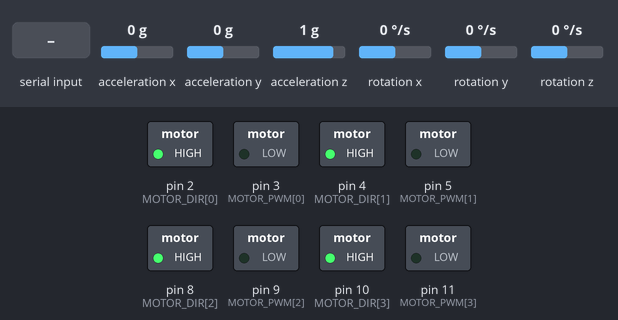
Bench run of a sketch on a simulated Arduino Uno, built with avr-gcc and run on an emulated ATmega328P. On the bench: switched loads named in the sketch (green lamp = pin HIGH). The test bench sets the inputs (shaded band); at power-on: acceleration x 0 g, acceleration y 0 g, acceleration z 1 g, rotation x 0 °/s, rotation y 0 °/s, rotation z 0 °/s. What the sketch prints to the serial monitor is not drawn.

Above: at 1.2 s.
1.3 s: "90,45,200\n" received over Serial
4.3 s: "30,150,10\n" received over Serial
Timing chart, 0 to 7.3 s (numbered marks = the images above; inputs shaded):
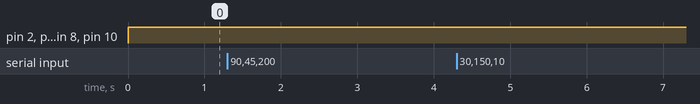

Measured:
- after the input at 1.3 s, every drawn part: stays the same
- after the input at 4.3 s, every drawn part: stays the same

The sketch:

jetbot_v3.ino
```cpp
/*
 * Ultimate Mecanum Robot Controller with MPU6050 IMU
 *
 * Features:
 * - Self-balancing & platform stabilization using complementary filtering and PID.
 * - Heading and drift correction using integrated gyro data.
 * - Tip-over detection with motor shutdown.
 * - Basic inertial odometry for short-term motion tracking.
 * - Serial command interface for controlling movement.
 *
 * Hardware:
 * - Arduino (UNO, Mega, etc.)
 * - 4 Mecanum wheels via motor drivers (PWM & DIR per motor)
 * - MPU6050 IMU sensor via I2C (SDA, SCL)
 *
 * Version: Ultimate 1.0
 */

#include <Arduino.h>
#include <Wire.h>
#include "MPU6050.h"  // Ensure the MPU6050 library is installed

// ======= Configuration Constants =======
#define DEBUG_LEVEL 2            // 0=Off, 1=Basic, 2=Verbose
#define SERIAL_BAUD 9600
#define STATUS_INTERVAL 500      // ms between status messages

const uint8_t CMD_BUFFER_SIZE = 64;
const int16_t PWM_MAX = 255;
const uint8_t NUM_MOTORS = 4;

// Motor pins: Front Left, Front Right, Rear Left, Rear Right
const uint8_t MOTOR_DIR[NUM_MOTORS] = {2, 4, 8, 10};
const uint8_t MOTOR_PWM[NUM_MOTORS] = {3, 5, 9, 11};

// Balancing & Heading Parameters
const float BALANCE_THRESHOLD = 10.0;    // Engage balancing if |pitch| > 10°
const float TIP_OVER_THRESHOLD = 30.0;     // Tip-over if |pitch| > 30°
const float ALPHA = 0.98;                  // Complementary filter coefficient

// PID Gains for balancing (tune as needed)
float Kp_balance = 20.0;
float Ki_balance = 0.5;
float Kd_balance = 0.1;

// PID Gains for heading control (tune as needed)
float Kp_heading = 2.0;
float Ki_heading = 0.1;
float Kd_heading = 0.05;

// ======= Global Variables =======
MPU6050 mpu;

// Variables for complementary filtering and balancing
float pitch_acc = 0.0;    // computed from accelerometer
float pitch_gyro = 0.0;   // integrated from gyro
float pitch = 0.0;        // filtered pitch angle (balance axis)
float lastPitchError = 0.0;
unsigned long lastTime = 0;

// PID variables for balancing
float balance_error = 0.0;
float balance_integral = 0.0;
float balance_derivative = 0.0;
float balance_correction = 0.0;

// Heading control variables
float yaw = 0.0;                // integrated yaw angle
float target_heading = 0.0;     // desired heading
float heading_error = 0.0;
float heading_integral = 0.0;
float heading_derivative = 0.0;
float heading_correction = 0.0;

// Inertial odometry (very basic, drift-prone)
float odom_x = 0.0, odom_y = 0.0;

// Serial command buffer
char cmdBuffer[CMD_BUFFER_SIZE];
uint8_t cmdIndex = 0;

// Control mode flags
bool balancingEnabled = false;
bool headingControlEnabled = false;

// Base motor speeds (set via serial MOVE command)
int16_t baseSpeeds[NUM_MOTORS] = {0, 0, 0, 0};

// ======= Function Prototypes =======
void initializeMotors();
void setMotor(uint8_t index, int16_t speed);
void setAllMotors(int16_t speeds[NUM_MOTORS]);
void stopMotors();

void updateIMU();
void computeBalancingPID(float dt);
void computeHeadingPID(float dt);
void updateOdometry(float dt);
void processSerialCommands();
bool parseCommand(const char* cmd);
void sendStatus(const char* msg);

// ======= Setup =======
void setup() {
  Serial.begin(SERIAL_BAUD);
  while (!Serial && millis() < 3000) {} // Wait for serial connection

  initializeMotors();
  Wire.begin();

  mpu.initialize();
  if (!mpu.testConnection()) {
    sendStatus("MPU6050 connection failed!");
    while(1);
  }
  sendStatus("MPU6050 initialized.");

  lastTime = millis();
}

// ======= Main Loop =======
void loop() {
  unsigned long currentTime = millis();
  float dt = (currentTime - lastTime) / 1000.0;
  lastTime = currentTime;

  // Update IMU (and compute complementary filter)
  updateIMU();

  // If balancing is enabled, compute PID for balancing
  if (balancingEnabled) {
    computeBalancingPID(dt);
    if (abs(pitch) > TIP_OVER_THRESHOLD) {
      sendStatus("TIP-OVER DETECTED! Stopping motors.");
      stopMotors();
      return;
    }
  } else {
    balance_correction = 0.0;
  }

  // If heading control is enabled, compute heading PID
  if (headingControlEnabled) {
    computeHeadingPID(dt);
  } else {
    heading_correction = 0.0;
  }

  // Update odometry (for short-term motion analysis)
  updateOdometry(dt);

  // Process any incoming serial commands
  processSerialCommands();

  // Mix base command speeds with corrections:
  // For balancing, adjust front vs rear; for heading, adjust left vs right.
  int16_t finalSpeeds[NUM_MOTORS];
  finalSpeeds[0] = baseSpeeds[0] - balance_correction + heading_correction; // Front Left
  finalSpeeds[1] = baseSpeeds[1] - balance_correction - heading_correction; // Front Right
  finalSpeeds[2] = baseSpeeds[2] + balance_correction + heading_correction; // Rear Left
  finalSpeeds[3] = baseSpeeds[3] + balance_correction - heading_correction; // Rear Right

  setAllMotors(finalSpeeds);

  if (DEBUG_LEVEL >= 2) {
    char buf[128];
    snprintf(buf, sizeof(buf), "Pitch: %.2f, Yaw: %.2f, BalCorr: %.2f, HeadCorr: %.2f, Odom:(%.2f,%.2f)",
             pitch, yaw, balance_correction, heading_correction, odom_x, odom_y);
    sendStatus(buf);
  }

  delay(10);
}

// ======= Function Implementations ======= //

void initializeMotors() {
  for (uint8_t i = 0; i < NUM_MOTORS; i++) {
    pinMode(MOTOR_DIR[i], OUTPUT);
    pinMode(MOTOR_PWM[i], OUTPUT);
    digitalWrite(MOTOR_DIR[i], LOW);
    analogWrite(MOTOR_PWM[i], 0);
  }
}

void setMotor(uint8_t index, int16_t speed) {
  if (index >= NUM_MOTORS) return;
  speed = constrain(speed, -PWM_MAX, PWM_MAX);
  digitalWrite(MOTOR_DIR[index], (speed >= 0) ? HIGH : LOW);
  analogWrite(MOTOR_PWM[index], abs(speed));
}

void setAllMotors(int16_t speeds[NUM_MOTORS]) {
  for (uint8_t i = 0; i < NUM_MOTORS; i++) {
    setMotor(i, speeds[i]);
  }
}

void stopMotors() {
  int16_t zeros[NUM_MOTORS] = {0, 0, 0, 0};
  setAllMotors(zeros);
}

void updateIMU() {
  // Get raw sensor data from MPU6050
  int16_t ax, ay, az, gx, gy, gz;
  mpu.getMotion6(&ax, &ay, &az, &gx, &gy, &gz);

  // Compute accelerometer-based pitch (in degrees)
  pitch_acc = atan2(ax, sqrt(ay * ay + az * az)) * 180.0 / PI;

  // Gyro integration: assume gx is pitch rate in deg/s (scale: 131 LSB/deg/s)
  float gyroRate = gx / 131.0;
  // Integrate gyro data over dt (using a rough dt from loop delay)
  float dt_imu = 0.01; // approximate, refined by complementary filter
  pitch_gyro = pitch + gyroRate * dt_imu;

  // Complementary filter
  pitch = ALPHA * pitch_gyro + (1 - ALPHA) * pitch_acc;

  // Integrate yaw (using gz for yaw rate)
  float yawRate = gz / 131.0;
  yaw += yawRate * dt_imu;
  if (yaw > 180) yaw -= 360;
  if (yaw < -180) yaw += 360;
}

void computeBalancingPID(float dt) {
  balance_error = 0.0 - pitch;  // desired pitch is 0°
  balance_integral += balance_error * dt;
  balance_derivative = (balance_error - lastPitchError) / dt;
  balance_correction = Kp_balance * balance_error +
                       Ki_balance * balance_integral +
                       Kd_balance * balance_derivative;
  lastPitchError = balance_error;
}

void computeHeadingPID(float dt) {
  heading_error = target_heading - yaw;
  heading_integral += heading_error * dt;
  heading_derivative = (heading_error) / dt;  // simple derivative
  heading_correction = Kp_heading * heading_error +
                       Ki_heading * heading_integral +
                       Kd_heading * heading_derivative;
}

void updateOdometry(float dt) {
  // Very simple inertial odometry using accelerometer readings (prone to drift)
  float ax_ms = mpu.getAccelerationX() / 16384.0 * 9.81;
  float ay_ms = mpu.getAccelerationY() / 16384.0 * 9.81;
  static float vel_x = 0.0, vel_y = 0.0;
  vel_x += ax_ms * dt;
  vel_y += ay_ms * dt;
  odom_x += vel_x * dt;
  odom_y += vel_y * dt;
}

void processSerialCommands() {
  while (Serial.available() > 0) {
    char c = Serial.read();
    if (c == '\n' || c == '\r') {
      if (cmdIndex > 0) {
        cmdBuffer[cmdIndex] = '\0';
        if (!parseCommand(cmdBuffer)) {
          sendStatus("Error: Invalid command format");
        }
        cmdIndex = 0;
      }
    } else if (cmdIndex < CMD_BUFFER_SIZE - 1) {
      cmdBuffer[cmdIndex++] = c;
    } else {
      sendStatus("Error: Command buffer overflow");
      cmdIndex = 0;
    }
  }
}

bool parseCommand(const char* cmd) {
  // Expected command formats:
  // "MOVE,FL,FR,RL,RR"  -> Set base motor speeds
  // "BALANCE,ON" or "BALANCE,OFF" -> Toggle balancing mode
  // "HEADING,<angle>" -> Set target heading and enable heading control
  // "STOP" -> Stop all motors and disable control modes
  char buf[CMD_BUFFER_SIZE];
  strncpy(buf, cmd, CMD_BUFFER_SIZE);
  buf[CMD_BUFFER_SIZE - 1] = '\0';

  char* token = strtok(buf, ",");
  if (!token) return false;

  if (strcasecmp(token, "MOVE") == 0) {
    for (int i = 0; i < NUM_MOTORS; i++) {
      token = strtok(NULL, ",");
      if (!token) return false;
      baseSpeeds[i] = atoi(token);
    }
    char out[64];
    snprintf(out, sizeof(out), "MOVE: %d, %d, %d, %d", baseSpeeds[0], baseSpeeds[1], baseSpeeds[2], baseSpeeds[3]);
    sendStatus(out);
    return true;
  } else if (strcasecmp(token, "BALANCE") == 0) {
    token = strtok(NULL, ",");
    if (!token) return false;
    if (strcasecmp(token, "ON") == 0) {
      balancingEnabled = true;
      sendStatus("Balancing enabled");
    } else if (strcasecmp(token, "OFF") == 0) {
      balancingEnabled = false;
      sendStatus("Balancing disabled");
    } else {
      return false;
    }
    return true;
  } else if (strcasecmp(token, "HEADING") == 0) {
    token = strtok(NULL, ",");
    if (!token) return false;
    target_heading = atof(token);
    headingControlEnabled = true;
    char out[32];
    snprintf(out, sizeof(out), "Heading set to %.2f", target_heading);
    sendStatus(out);
    return true;
  } else if (strcasecmp(token, "STOP") == 0) {
    stopMotors();
    balancingEnabled = false;
    headingControlEnabled = false;
    sendStatus("Motors stopped; controls disabled");
    return true;
  }
  return false;
}

void sendStatus(const char* msg) {
  Serial.println(msg);
}
```
